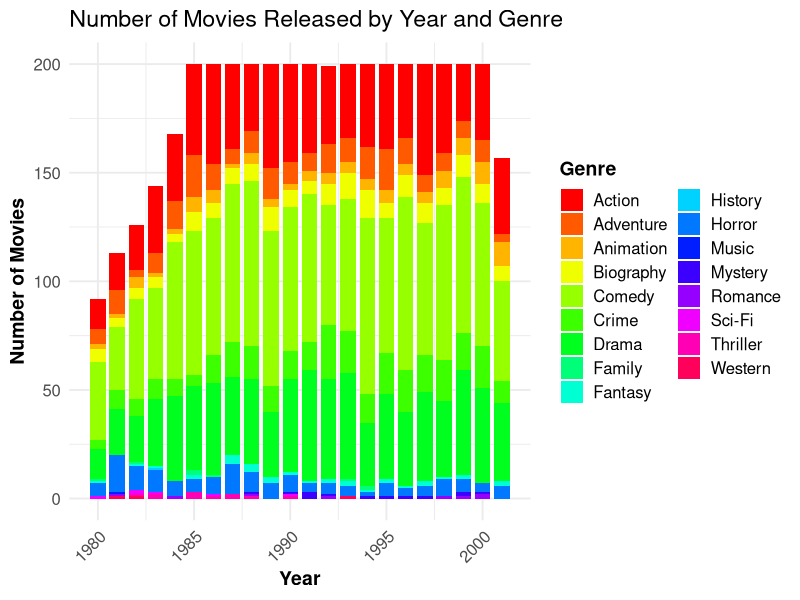

The R script that drew this image:
# Load necessary libraries
library(ggplot2)
library(dplyr)

# Set working directory and load the dataset
setwd("C:\\Users\\zirad\\Downloads")
movies <- read.csv("new_movie_dataset.csv")

# Group data by year and genre to count the number of movies
movies_by_year_genre <- movies %>%
  group_by(year, genre) %>%
  summarise(movie_count = n(), .groups = "drop")

# Improved plot: Number of movies released by year and genre
ggplot(movies_by_year_genre, aes(x = year, y = movie_count, fill = genre)) +
  geom_bar(stat = "identity", position = "stack", width = 0.8) +  # Stacked bar chart
  labs(title = "Number of Movies Released by Year and Genre",
       x = "Year",
       y = "Number of Movies",
       fill = "Genre") +
  theme_minimal(base_size = 14) +
  theme(
    axis.text.x = element_text(angle = 45, hjust = 1, size = 12),
    axis.text.y = element_text(size = 12),
    axis.title = element_text(size = 14, face = "bold"),
    legend.text = element_text(size = 12),
    legend.title = element_text(size = 14, face = "bold")
  ) +
  scale_fill_manual(values = rainbow(length(unique(movies_by_year_genre$genre)))) +  # Use a brighter palette
  guides(fill = guide_legend(ncol = 2))  # Split legend into two columns
